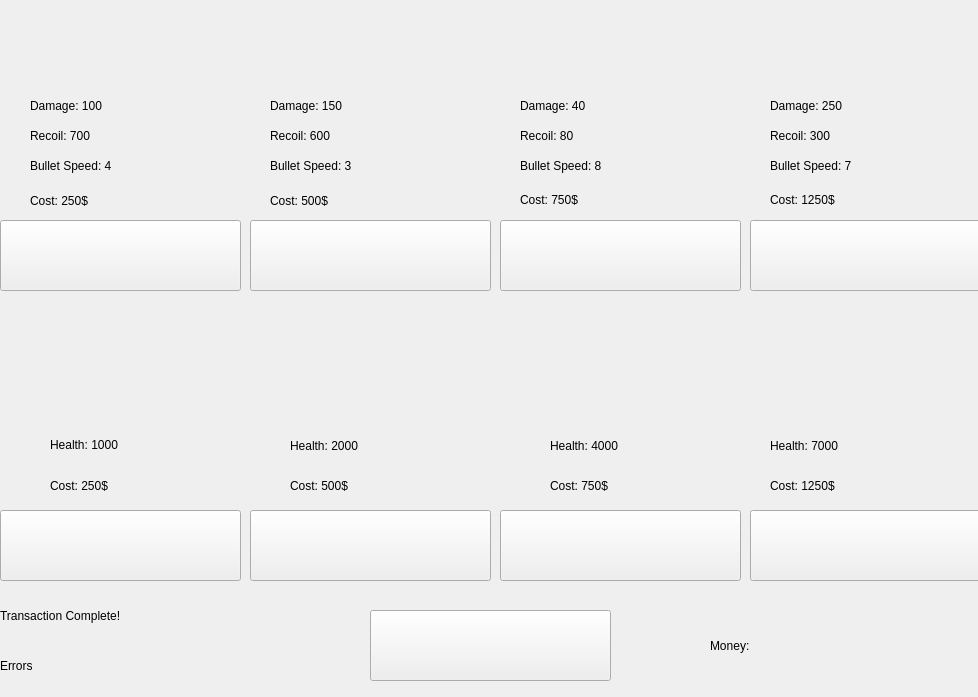
<?xml version="1.0" encoding="UTF-8"?>
<ui version="4.0">
 <class>Market</class>
 <widget class="QMainWindow" name="Market">
  <property name="geometry">
   <rect>
    <x>0</x>
    <y>0</y>
    <width>978</width>
    <height>697</height>
   </rect>
  </property>
  <property name="windowTitle">
   <string>Market</string>
  </property>
  <widget class="QWidget" name="centralwidget">
   <widget class="QPushButton" name="pushButtonContinue">
    <property name="geometry">
     <rect>
      <x>370</x>
      <y>610</y>
      <width>241</width>
      <height>71</height>
     </rect>
    </property>
    <property name="text">
     <string/>
    </property>
   </widget>
   <widget class="QLabel" name="labelpix">
    <property name="geometry">
     <rect>
      <x>0</x>
      <y>-10</y>
      <width>981</width>
      <height>711</height>
     </rect>
    </property>
    <property name="text">
     <string/>
    </property>
   </widget>
   <widget class="QPushButton" name="pushButtonBuy1">
    <property name="geometry">
     <rect>
      <x>0</x>
      <y>220</y>
      <width>241</width>
      <height>71</height>
     </rect>
    </property>
    <property name="text">
     <string/>
    </property>
   </widget>
   <widget class="QPushButton" name="pushButtonBuy2">
    <property name="geometry">
     <rect>
      <x>250</x>
      <y>220</y>
      <width>241</width>
      <height>71</height>
     </rect>
    </property>
    <property name="text">
     <string/>
    </property>
   </widget>
   <widget class="QPushButton" name="pushButtonBuy3">
    <property name="geometry">
     <rect>
      <x>500</x>
      <y>220</y>
      <width>241</width>
      <height>71</height>
     </rect>
    </property>
    <property name="text">
     <string/>
    </property>
   </widget>
   <widget class="QPushButton" name="pushButtonBuy4">
    <property name="geometry">
     <rect>
      <x>750</x>
      <y>220</y>
      <width>251</width>
      <height>71</height>
     </rect>
    </property>
    <property name="text">
     <string/>
    </property>
   </widget>
   <widget class="QPushButton" name="pushButtonBuy5">
    <property name="geometry">
     <rect>
      <x>0</x>
      <y>510</y>
      <width>241</width>
      <height>71</height>
     </rect>
    </property>
    <property name="text">
     <string/>
    </property>
   </widget>
   <widget class="QPushButton" name="pushButtonBuy6">
    <property name="geometry">
     <rect>
      <x>250</x>
      <y>510</y>
      <width>241</width>
      <height>71</height>
     </rect>
    </property>
    <property name="text">
     <string/>
    </property>
   </widget>
   <widget class="QPushButton" name="pushButtonBuy7">
    <property name="geometry">
     <rect>
      <x>500</x>
      <y>510</y>
      <width>241</width>
      <height>71</height>
     </rect>
    </property>
    <property name="text">
     <string/>
    </property>
   </widget>
   <widget class="QPushButton" name="pushButtonBuy8">
    <property name="geometry">
     <rect>
      <x>750</x>
      <y>510</y>
      <width>241</width>
      <height>71</height>
     </rect>
    </property>
    <property name="text">
     <string/>
    </property>
   </widget>
   <widget class="QLabel" name="labelTokens">
    <property name="geometry">
     <rect>
      <x>710</x>
      <y>620</y>
      <width>271</width>
      <height>51</height>
     </rect>
    </property>
    <property name="text">
     <string>Money: </string>
    </property>
   </widget>
   <widget class="QLabel" name="labelError">
    <property name="geometry">
     <rect>
      <x>0</x>
      <y>640</y>
      <width>371</width>
      <height>51</height>
     </rect>
    </property>
    <property name="text">
     <string>Errors</string>
    </property>
   </widget>
   <widget class="QLabel" name="labelpix5">
    <property name="geometry">
     <rect>
      <x>40</x>
      <y>300</y>
      <width>111</width>
      <height>81</height>
     </rect>
    </property>
    <property name="text">
     <string/>
    </property>
   </widget>
   <widget class="QLabel" name="labelpix1">
    <property name="geometry">
     <rect>
      <x>80</x>
      <y>0</y>
      <width>71</width>
      <height>81</height>
     </rect>
    </property>
    <property name="text">
     <string/>
    </property>
   </widget>
   <widget class="QLabel" name="labelpix6">
    <property name="geometry">
     <rect>
      <x>320</x>
      <y>290</y>
      <width>121</width>
      <height>91</height>
     </rect>
    </property>
    <property name="text">
     <string/>
    </property>
   </widget>
   <widget class="QLabel" name="labelpix7">
    <property name="geometry">
     <rect>
      <x>570</x>
      <y>310</y>
      <width>101</width>
      <height>81</height>
     </rect>
    </property>
    <property name="text">
     <string/>
    </property>
   </widget>
   <widget class="QLabel" name="labelpix8">
    <property name="geometry">
     <rect>
      <x>830</x>
      <y>310</y>
      <width>91</width>
      <height>81</height>
     </rect>
    </property>
    <property name="text">
     <string/>
    </property>
   </widget>
   <widget class="QLabel" name="labelpix2">
    <property name="geometry">
     <rect>
      <x>330</x>
      <y>10</y>
      <width>71</width>
      <height>81</height>
     </rect>
    </property>
    <property name="text">
     <string/>
    </property>
   </widget>
   <widget class="QLabel" name="labelpix3">
    <property name="geometry">
     <rect>
      <x>580</x>
      <y>10</y>
      <width>71</width>
      <height>81</height>
     </rect>
    </property>
    <property name="text">
     <string/>
    </property>
   </widget>
   <widget class="QLabel" name="labelpix4">
    <property name="geometry">
     <rect>
      <x>840</x>
      <y>10</y>
      <width>71</width>
      <height>81</height>
     </rect>
    </property>
    <property name="text">
     <string/>
    </property>
   </widget>
   <widget class="QLabel" name="labelHealth5">
    <property name="geometry">
     <rect>
      <x>50</x>
      <y>429</y>
      <width>161</width>
      <height>31</height>
     </rect>
    </property>
    <property name="text">
     <string>Health: 1000</string>
    </property>
   </widget>
   <widget class="QLabel" name="labelHealth6">
    <property name="geometry">
     <rect>
      <x>290</x>
      <y>430</y>
      <width>171</width>
      <height>31</height>
     </rect>
    </property>
    <property name="text">
     <string>Health: 2000</string>
    </property>
   </widget>
   <widget class="QLabel" name="labelHealth7">
    <property name="geometry">
     <rect>
      <x>550</x>
      <y>430</y>
      <width>151</width>
      <height>31</height>
     </rect>
    </property>
    <property name="text">
     <string>Health: 4000</string>
    </property>
   </widget>
   <widget class="QLabel" name="labelHealth8">
    <property name="geometry">
     <rect>
      <x>770</x>
      <y>430</y>
      <width>151</width>
      <height>31</height>
     </rect>
    </property>
    <property name="text">
     <string>Health: 7000</string>
    </property>
   </widget>
   <widget class="QLabel" name="labelDamage1">
    <property name="geometry">
     <rect>
      <x>30</x>
      <y>90</y>
      <width>181</width>
      <height>31</height>
     </rect>
    </property>
    <property name="text">
     <string>Damage: 100</string>
    </property>
   </widget>
   <widget class="QLabel" name="labelDamage2">
    <property name="geometry">
     <rect>
      <x>270</x>
      <y>90</y>
      <width>161</width>
      <height>31</height>
     </rect>
    </property>
    <property name="text">
     <string>Damage: 150</string>
    </property>
   </widget>
   <widget class="QLabel" name="labelDamage3">
    <property name="geometry">
     <rect>
      <x>520</x>
      <y>90</y>
      <width>211</width>
      <height>31</height>
     </rect>
    </property>
    <property name="text">
     <string>Damage: 40</string>
    </property>
   </widget>
   <widget class="QLabel" name="labelDamage4">
    <property name="geometry">
     <rect>
      <x>770</x>
      <y>90</y>
      <width>201</width>
      <height>31</height>
     </rect>
    </property>
    <property name="text">
     <string>Damage: 250</string>
    </property>
   </widget>
   <widget class="QLabel" name="labelSpeed1">
    <property name="geometry">
     <rect>
      <x>30</x>
      <y>150</y>
      <width>211</width>
      <height>31</height>
     </rect>
    </property>
    <property name="text">
     <string>Bullet Speed: 4</string>
    </property>
   </widget>
   <widget class="QLabel" name="labelCost1">
    <property name="geometry">
     <rect>
      <x>30</x>
      <y>190</y>
      <width>191</width>
      <height>21</height>
     </rect>
    </property>
    <property name="text">
     <string>Cost: 250$</string>
    </property>
   </widget>
   <widget class="QLabel" name="labelCost5">
    <property name="geometry">
     <rect>
      <x>50</x>
      <y>470</y>
      <width>161</width>
      <height>31</height>
     </rect>
    </property>
    <property name="text">
     <string>Cost: 250$</string>
    </property>
   </widget>
   <widget class="QLabel" name="labelSpeed2">
    <property name="geometry">
     <rect>
      <x>270</x>
      <y>150</y>
      <width>211</width>
      <height>31</height>
     </rect>
    </property>
    <property name="text">
     <string>Bullet Speed: 3</string>
    </property>
   </widget>
   <widget class="QLabel" name="labelSpeed3">
    <property name="geometry">
     <rect>
      <x>520</x>
      <y>150</y>
      <width>191</width>
      <height>31</height>
     </rect>
    </property>
    <property name="text">
     <string>Bullet Speed: 8</string>
    </property>
   </widget>
   <widget class="QLabel" name="labelSpeed4">
    <property name="geometry">
     <rect>
      <x>770</x>
      <y>150</y>
      <width>191</width>
      <height>31</height>
     </rect>
    </property>
    <property name="text">
     <string>Bullet Speed: 7</string>
    </property>
   </widget>
   <widget class="QLabel" name="labelCost2">
    <property name="geometry">
     <rect>
      <x>270</x>
      <y>190</y>
      <width>191</width>
      <height>21</height>
     </rect>
    </property>
    <property name="text">
     <string>Cost: 500$</string>
    </property>
   </widget>
   <widget class="QLabel" name="labelCost3">
    <property name="geometry">
     <rect>
      <x>520</x>
      <y>190</y>
      <width>191</width>
      <height>20</height>
     </rect>
    </property>
    <property name="text">
     <string>Cost: 750$</string>
    </property>
   </widget>
   <widget class="QLabel" name="labelCost4">
    <property name="geometry">
     <rect>
      <x>770</x>
      <y>190</y>
      <width>191</width>
      <height>20</height>
     </rect>
    </property>
    <property name="text">
     <string>Cost: 1250$</string>
    </property>
   </widget>
   <widget class="QLabel" name="labelCost6">
    <property name="geometry">
     <rect>
      <x>290</x>
      <y>470</y>
      <width>161</width>
      <height>31</height>
     </rect>
    </property>
    <property name="text">
     <string>Cost: 500$</string>
    </property>
   </widget>
   <widget class="QLabel" name="labelCost7">
    <property name="geometry">
     <rect>
      <x>550</x>
      <y>470</y>
      <width>161</width>
      <height>31</height>
     </rect>
    </property>
    <property name="text">
     <string>Cost: 750$</string>
    </property>
   </widget>
   <widget class="QLabel" name="labelCost8">
    <property name="geometry">
     <rect>
      <x>770</x>
      <y>470</y>
      <width>161</width>
      <height>31</height>
     </rect>
    </property>
    <property name="text">
     <string>Cost: 1250$</string>
    </property>
   </widget>
   <widget class="QLabel" name="labelSuccessful">
    <property name="geometry">
     <rect>
      <x>0</x>
      <y>590</y>
      <width>371</width>
      <height>51</height>
     </rect>
    </property>
    <property name="text">
     <string>Transaction Complete!</string>
    </property>
   </widget>
   <widget class="QLabel" name="labelRecoil1">
    <property name="geometry">
     <rect>
      <x>30</x>
      <y>120</y>
      <width>181</width>
      <height>31</height>
     </rect>
    </property>
    <property name="text">
     <string>Recoil: 700</string>
    </property>
   </widget>
   <widget class="QLabel" name="labelRecoil2">
    <property name="geometry">
     <rect>
      <x>270</x>
      <y>120</y>
      <width>181</width>
      <height>31</height>
     </rect>
    </property>
    <property name="text">
     <string>Recoil: 600</string>
    </property>
   </widget>
   <widget class="QLabel" name="labelRecoil3">
    <property name="geometry">
     <rect>
      <x>520</x>
      <y>120</y>
      <width>181</width>
      <height>31</height>
     </rect>
    </property>
    <property name="text">
     <string>Recoil: 80</string>
    </property>
   </widget>
   <widget class="QLabel" name="labelRecoil4">
    <property name="geometry">
     <rect>
      <x>770</x>
      <y>120</y>
      <width>181</width>
      <height>31</height>
     </rect>
    </property>
    <property name="text">
     <string>Recoil: 300</string>
    </property>
   </widget>
   <zorder>labelpix</zorder>
   <zorder>pushButtonContinue</zorder>
   <zorder>pushButtonBuy1</zorder>
   <zorder>pushButtonBuy2</zorder>
   <zorder>pushButtonBuy3</zorder>
   <zorder>pushButtonBuy4</zorder>
   <zorder>pushButtonBuy5</zorder>
   <zorder>pushButtonBuy6</zorder>
   <zorder>pushButtonBuy7</zorder>
   <zorder>pushButtonBuy8</zorder>
   <zorder>labelTokens</zorder>
   <zorder>labelError</zorder>
   <zorder>labelpix5</zorder>
   <zorder>labelpix1</zorder>
   <zorder>labelpix6</zorder>
   <zorder>labelpix7</zorder>
   <zorder>labelpix8</zorder>
   <zorder>labelpix2</zorder>
   <zorder>labelpix3</zorder>
   <zorder>labelpix4</zorder>
   <zorder>labelHealth5</zorder>
   <zorder>labelHealth6</zorder>
   <zorder>labelHealth7</zorder>
   <zorder>labelHealth8</zorder>
   <zorder>labelDamage1</zorder>
   <zorder>labelDamage2</zorder>
   <zorder>labelDamage3</zorder>
   <zorder>labelDamage4</zorder>
   <zorder>labelSpeed1</zorder>
   <zorder>labelCost1</zorder>
   <zorder>labelCost5</zorder>
   <zorder>labelSpeed2</zorder>
   <zorder>labelSpeed3</zorder>
   <zorder>labelSpeed4</zorder>
   <zorder>labelCost2</zorder>
   <zorder>labelCost3</zorder>
   <zorder>labelCost4</zorder>
   <zorder>labelCost6</zorder>
   <zorder>labelCost7</zorder>
   <zorder>labelCost8</zorder>
   <zorder>labelSuccessful</zorder>
   <zorder>labelRecoil1</zorder>
   <zorder>labelRecoil2</zorder>
   <zorder>labelRecoil3</zorder>
   <zorder>labelRecoil4</zorder>
  </widget>
 </widget>
 <resources/>
 <connections/>
</ui>
